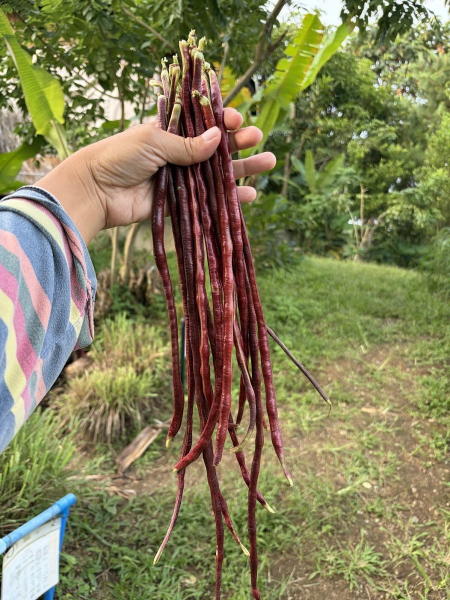
#> input picture photos/sitaw.jpg, 900 x 1200 px, given in place of logo.png, which was not available (shown at 1/2 size)
$ python make_tarp.py ../photos/sitaw.jpg
#> lines starting #> are read from the running program, lines starting #| are printed output that depends on the picture; after the words box and inside, x2 and y2 are one past the last pixel; in counts of white or black regions, pixels touching at a corner belong together
### labels/make_labels.py
"""Build A5 landscape plot labels (one PDF per plot + one combined PDF)."""
import os
from PIL import Image
from reportlab.lib.pagesizes import A5, landscape
from reportlab.lib.units import mm
from reportlab.pdfgen import canvas
from reportlab.pdfbase import pdfmetrics
from reportlab.pdfbase.ttfonts import TTFont
from reportlab.graphics.barcode import qr
from reportlab.graphics.shapes import Drawing
from reportlab.graphics import renderPDF
from reportlab.lib.utils import ImageReader
from reportlab.lib.colors import CMYKColor, black

FONT_DIR = "/usr/share/fonts/truetype/google-fonts/ofl/archivoblack/ArchivoBlack-Regular.ttf"
pdfmetrics.registerFont(TTFont("ArchivoBlack", FONT_DIR))
#> (this line was passed over: reportlab is not available in this run)

BASE = "https://carissageronimo.github.io/farm-plots/#"
PLOTS = [f"{l}{n}" for l in "ABCDEFG" for n in (1, 2)]
OUT = os.path.join(os.path.dirname(os.path.abspath(__file__)), "out")
os.makedirs(OUT, exist_ok=True)

# Black-and-white logo: flatten alpha onto white, convert to greyscale.
HERE = os.path.dirname(os.path.abspath(__file__))
src = Image.open(os.path.join(HERE, "logo.png")).convert("RGBA")
bg = Image.new("RGBA", src.size, "white")
#> bg: PIL image 900x1200 RGBA; every value is 255
bg.alpha_composite(src)
grey = bg.convert("L").point(lambda v: 0 if v < 200 else 255)
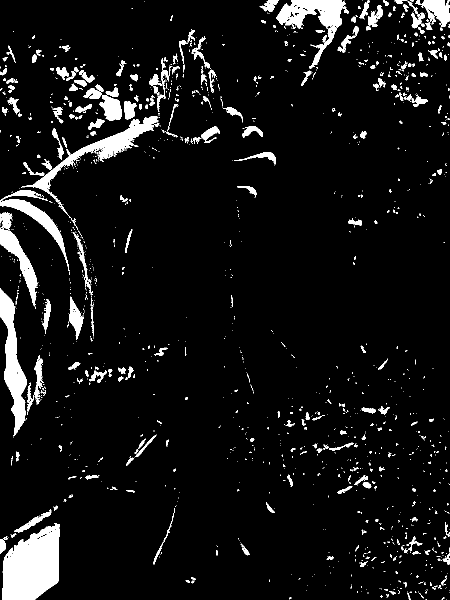
#> grey: PIL image 900x1200 L (shown at 1/2 size); 7.1% white; 1416 white regions (1140 under 20 px), largest, box (x1, y1, x2, y2) and area: (4, 1046, 120, 1200) 12943, (0, 576, 53, 873) 6646, (42, 232, 317, 452) 6128
grey = grey.resize((grey.width * 4, grey.height * 4), Image.LANCZOS)
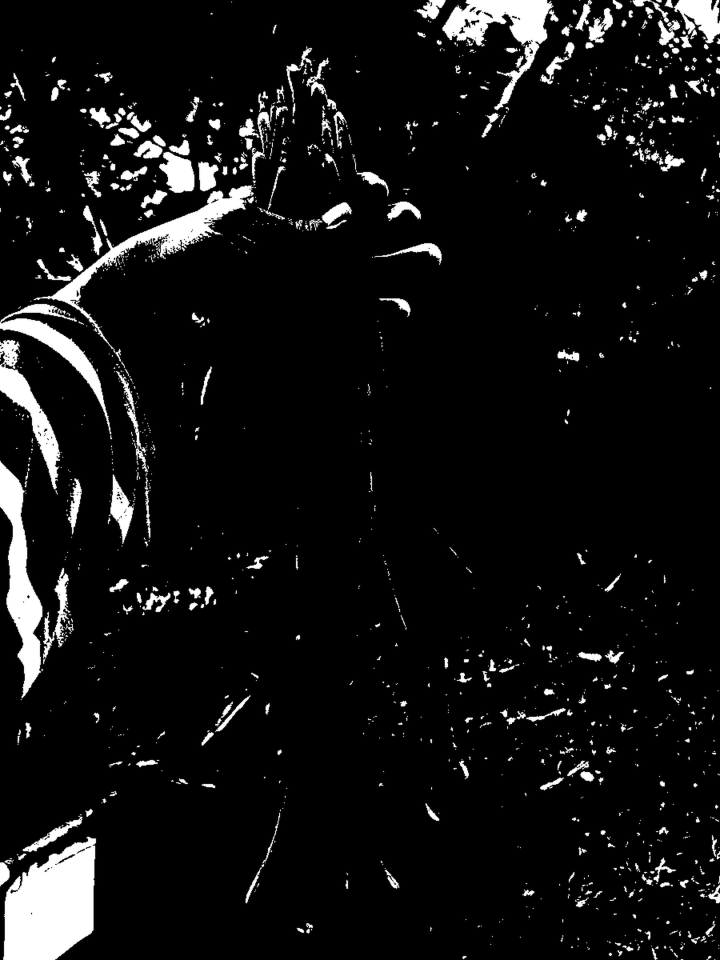
#> grey: PIL image 3600x4800 L (shown at 1/5 size); min 0, max 255, mean 18.2
grey.save(os.path.join(HERE, "logo_bw.png"))
#> (the run stopped early here; a loop or call above may not have finished)

$ run again, on photos/tarragon.jpg
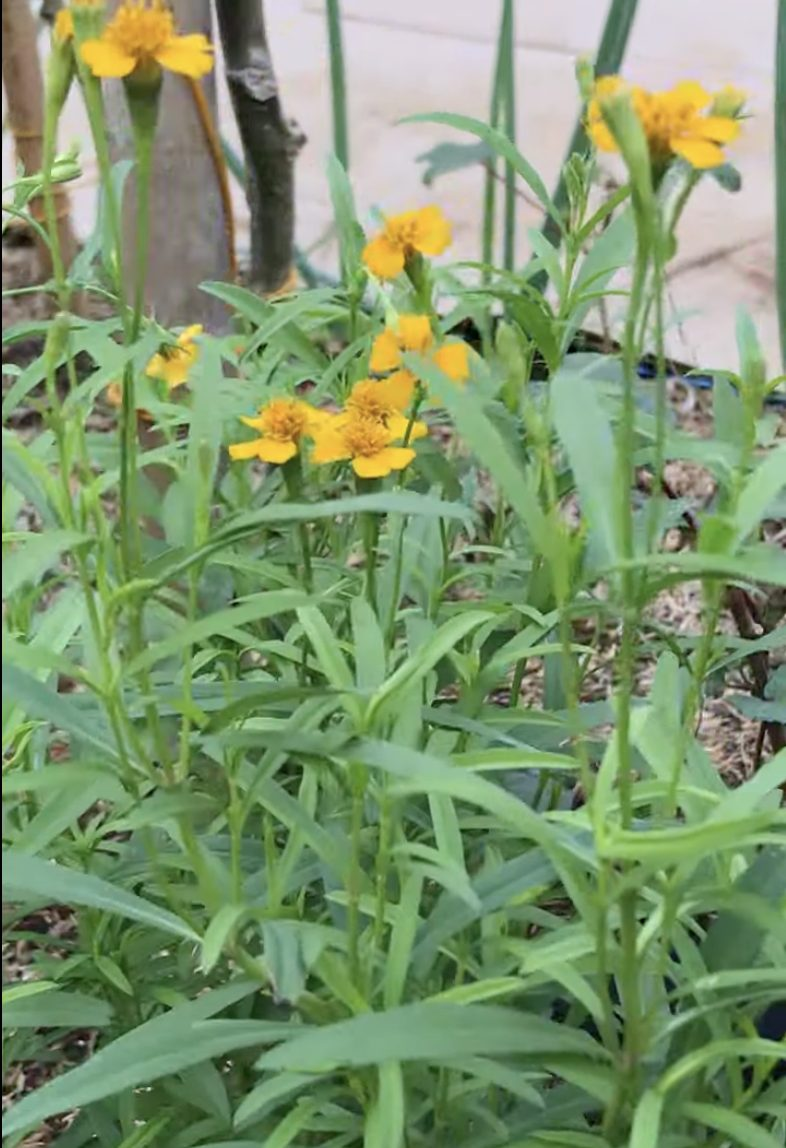
#> input picture photos/tarragon.jpg, 786 x 1148 px, given in place of logo.png, which was not available
#> bg: PIL image 786x1148 RGBA; every value is 255
#> `grey = bg.convert("L").point(lambda v: 0 if v < 200 else 255)`:
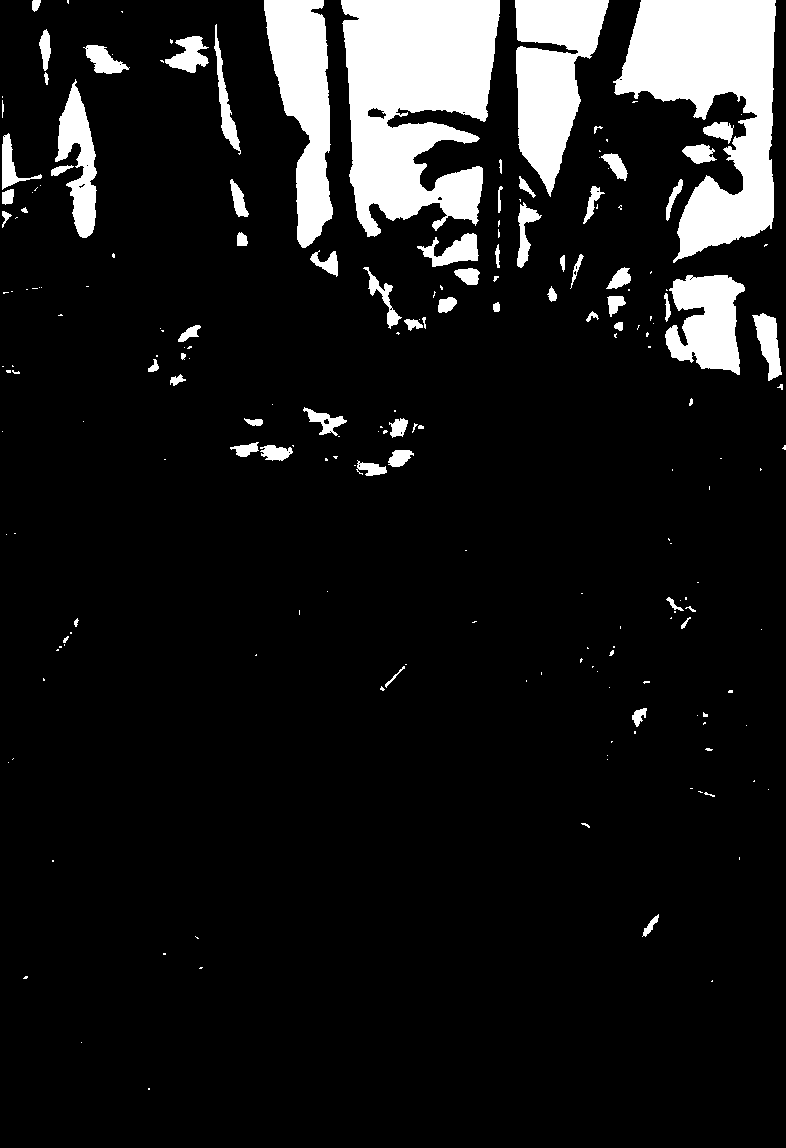
#> grey: PIL image 786x1148 L; 10.4% white; 205 white regions (131 under 20 px), largest, box (x1, y1, x2, y2) and area: (341, 0, 500, 237) 26681, (613, 0, 776, 263) 22360, (515, 0, 609, 197) 10763

$ run again, on photos/thai-basil.jpg
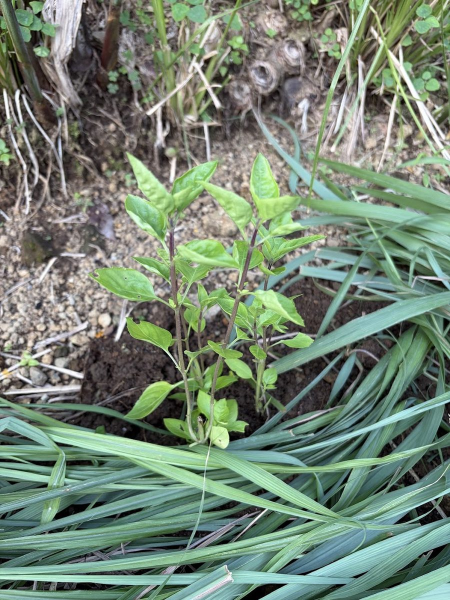
#> input picture photos/thai-basil.jpg, 900 x 1200 px, given in place of logo.png, which was not available (shown at 1/2 size)
#> bg: PIL image 900x1200 RGBA; every value is 255
#> `grey = bg.convert("L").point(lambda v: 0 if v < 200 else 255)`:
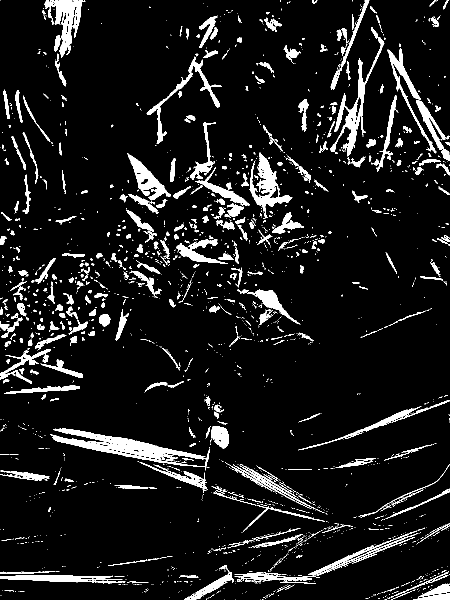
#> grey: PIL image 900x1200 L (shown at 1/2 size); 8.8% white; 2109 white regions (1714 under 20 px), largest, box (x1, y1, x2, y2) and area: (100, 857, 419, 941) 6697, (660, 74, 769, 313) 3676, (88, 0, 165, 116) 3519
#> `grey = grey.resize((grey.width * 4, grey.height * 4), Image.LANCZOS)`:
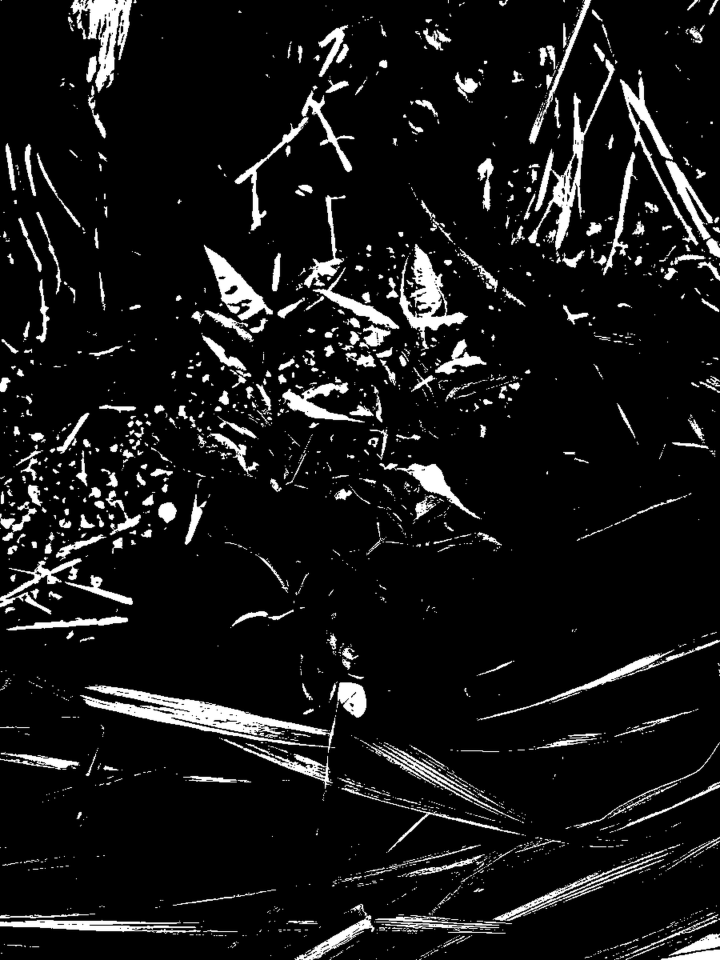
#> grey: PIL image 3600x4800 L (shown at 1/5 size); min 0, max 255, mean 22.6
